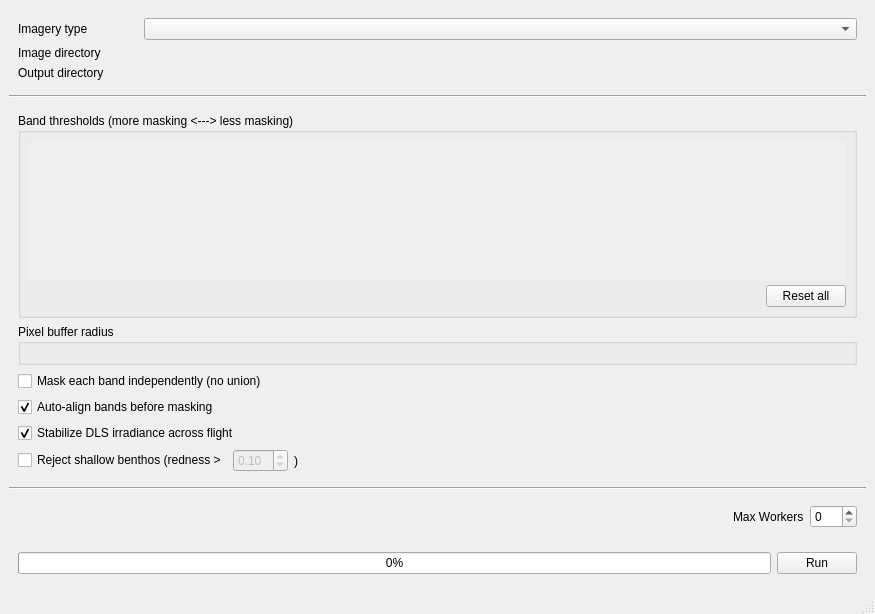
<?xml version="1.0" encoding="UTF-8"?>
<ui version="4.0">
 <class>MainWindow</class>
 <widget class="QMainWindow" name="MainWindow">
  <property name="geometry">
   <rect>
    <x>0</x>
    <y>0</y>
    <width>875</width>
    <height>550</height>
   </rect>
  </property>
  <property name="windowTitle">
   <string>GlintMaskGenerator</string>
  </property>
  <widget class="QWidget" name="centralwidget">
   <layout class="QVBoxLayout" name="verticalLayout_4">
    <item>
     <widget class="QFrame" name="frame_13">
      <layout class="QGridLayout" name="gridLayout">
       <item row="1" column="1">
        <widget class="QComboBox" name="sensor_combo">
         <property name="sizePolicy">
          <sizepolicy hsizetype="MinimumExpanding" vsizetype="Fixed">
           <horstretch>0</horstretch>
           <verstretch>0</verstretch>
          </sizepolicy>
         </property>
        </widget>
       </item>
       <item row="2" column="0">
        <widget class="QLabel" name="label_3">
         <property name="sizePolicy">
          <sizepolicy hsizetype="Minimum" vsizetype="Preferred">
           <horstretch>0</horstretch>
           <verstretch>0</verstretch>
          </sizepolicy>
         </property>
         <property name="minimumSize">
          <size>
           <width>120</width>
           <height>0</height>
          </size>
         </property>
         <property name="text">
          <string>Image directory</string>
         </property>
        </widget>
       </item>
       <item row="3" column="1">
        <widget class="DirectoryPath" name="mask_dir_w" native="true">
         <property name="sizePolicy">
          <sizepolicy hsizetype="MinimumExpanding" vsizetype="Preferred">
           <horstretch>0</horstretch>
           <verstretch>0</verstretch>
          </sizepolicy>
         </property>
        </widget>
       </item>
       <item row="1" column="0">
        <widget class="QLabel" name="label_2">
         <property name="sizePolicy">
          <sizepolicy hsizetype="Minimum" vsizetype="Preferred">
           <horstretch>0</horstretch>
           <verstretch>0</verstretch>
          </sizepolicy>
         </property>
         <property name="minimumSize">
          <size>
           <width>120</width>
           <height>0</height>
          </size>
         </property>
         <property name="text">
          <string>Imagery type</string>
         </property>
        </widget>
       </item>
       <item row="2" column="1">
        <widget class="DirectoryPath" name="img_dir_w" native="true">
         <property name="sizePolicy">
          <sizepolicy hsizetype="MinimumExpanding" vsizetype="Preferred">
           <horstretch>0</horstretch>
           <verstretch>0</verstretch>
          </sizepolicy>
         </property>
        </widget>
       </item>
       <item row="3" column="0">
        <widget class="QLabel" name="label_4">
         <property name="sizePolicy">
          <sizepolicy hsizetype="Minimum" vsizetype="Preferred">
           <horstretch>0</horstretch>
           <verstretch>0</verstretch>
          </sizepolicy>
         </property>
         <property name="minimumSize">
          <size>
           <width>120</width>
           <height>0</height>
          </size>
         </property>
         <property name="text">
          <string>Output directory</string>
         </property>
        </widget>
       </item>
      </layout>
     </widget>
    </item>
    <item>
     <spacer name="verticalSpacer">
      <property name="orientation">
       <enum>Qt::Vertical</enum>
      </property>
      <property name="sizeHint" stdset="0">
       <size>
        <width>20</width>
        <height>12</height>
       </size>
      </property>
     </spacer>
    </item>
    <item>
     <widget class="Line" name="line">
      <property name="orientation">
       <enum>Qt::Horizontal</enum>
      </property>
     </widget>
    </item>
    <item>
     <widget class="QStackedWidget" name="parameters_stack">
      <property name="enabled">
       <bool>true</bool>
      </property>
      <property name="layoutDirection">
       <enum>Qt::LeftToRight</enum>
      </property>
      <property name="currentIndex">
       <number>0</number>
      </property>
      <widget class="QWidget" name="threshold_params_widget">
       <layout class="QVBoxLayout" name="verticalLayout_5">
        <item>
         <widget class="QGroupBox" name="box_band_threshes">
          <property name="title">
           <string>Band thresholds (more masking &lt;---&gt; less masking)</string>
          </property>
          <property name="maximumSize">
           <size>
            <width>16777215</width>
            <height>340</height>
           </size>
          </property>
          <layout class="QVBoxLayout" name="thresholdGroupLayout">
           <property name="spacing">
            <number>4</number>
           </property>
           <property name="leftMargin">
            <number>8</number>
           </property>
           <property name="topMargin">
            <number>8</number>
           </property>
           <property name="rightMargin">
            <number>8</number>
           </property>
           <property name="bottomMargin">
            <number>8</number>
           </property>
           <item>
            <widget class="QScrollArea" name="thresholdScrollArea">
             <property name="minimumSize">
              <size>
               <width>0</width>
               <height>140</height>
              </size>
             </property>
             <property name="frameShape">
              <enum>QFrame::NoFrame</enum>
             </property>
             <property name="widgetResizable">
              <bool>true</bool>
             </property>
             <property name="horizontalScrollBarPolicy">
              <enum>Qt::ScrollBarAlwaysOff</enum>
             </property>
             <property name="verticalScrollBarPolicy">
              <enum>Qt::ScrollBarAsNeeded</enum>
             </property>
             <widget class="QWidget" name="thresholdScrollContent">
              <property name="geometry">
               <rect>
                <x>0</x>
                <y>0</y>
                <width>400</width>
                <height>200</height>
               </rect>
              </property>
              <layout class="QGridLayout" name="gridLayout_2">
               <property name="leftMargin">
                <number>0</number>
               </property>
               <property name="topMargin">
                <number>0</number>
               </property>
               <property name="rightMargin">
                <number>0</number>
               </property>
               <property name="bottomMargin">
                <number>0</number>
               </property>
               <property name="spacing">
                <number>4</number>
               </property>
              </layout>
             </widget>
            </widget>
           </item>
           <item>
            <widget class="QWidget" name="widget_4" native="true">
             <layout class="QHBoxLayout" name="horizontalLayout_5">
              <property name="leftMargin">
               <number>0</number>
              </property>
              <property name="topMargin">
               <number>0</number>
              </property>
              <property name="rightMargin">
               <number>0</number>
              </property>
              <property name="bottomMargin">
               <number>0</number>
              </property>
              <item>
               <spacer name="horizontalSpacer_2">
                <property name="orientation">
                 <enum>Qt::Horizontal</enum>
                </property>
                <property name="sizeHint" stdset="0">
                 <size>
                  <width>40</width>
                  <height>20</height>
                 </size>
                </property>
               </spacer>
              </item>
              <item>
               <widget class="QPushButton" name="reset_thresholds_btn">
                <property name="text">
                 <string>Reset all</string>
                </property>
               </widget>
              </item>
             </layout>
            </widget>
           </item>
          </layout>
         </widget>
        </item>
        <item>
         <widget class="QGroupBox" name="groupBox_12">
          <property name="title">
           <string>Pixel buffer radius</string>
          </property>
          <layout class="QHBoxLayout" name="horizontalLayout_19">
           <item>
            <widget class="BufferCtrl" name="pixel_buffer_w" native="true"/>
           </item>
          </layout>
         </widget>
        </item>
        <item>
         <widget class="QCheckBox" name="per_band_checkbox">
          <property name="text">
           <string>Mask each band independently (no union)</string>
          </property>
          <property name="toolTip">
           <string>When checked, each band's mask contains only that band's threshold detection instead of the union of all bands. Only applies to multi-band sensors.</string>
          </property>
         </widget>
        </item>
        <item>
         <widget class="QCheckBox" name="align_bands_checkbox">
          <property name="text">
           <string>Auto-align bands before masking</string>
          </property>
          <property name="toolTip">
           <string>When checked, automatically aligns bands using phase correlation before applying thresholds. Calibrates from the first few images. Only applies to multi-band sensors.</string>
          </property>
          <property name="checked">
           <bool>true</bool>
          </property>
         </widget>
        </item>
        <item>
         <widget class="QCheckBox" name="stabilize_irradiance_checkbox">
          <property name="text">
           <string>Stabilize DLS irradiance across flight</string>
          </property>
          <property name="toolTip">
           <string>When checked, captures whose downwelling light sensor was tilted away from the sun (common on alternating flight lines with a low sun) get their irradiance interpolated from captures in the same flight that had usable sun-sensor geometry, instead of using their own unreliable reading. Prevents whole flight lines coming out fully masked or not masked at all. MicaSense sensors only.</string>
          </property>
          <property name="checked">
           <bool>true</bool>
          </property>
         </widget>
        </item>
        <item>
         <widget class="QWidget" name="redness_widget" native="true">
          <layout class="QHBoxLayout" name="redness_layout">
           <property name="leftMargin"><number>0</number></property>
           <property name="rightMargin"><number>0</number></property>
           <property name="topMargin"><number>0</number></property>
           <property name="bottomMargin"><number>0</number></property>
           <item>
            <widget class="QCheckBox" name="redness_checkbox">
             <property name="text">
              <string>Reject shallow benthos (redness &gt;</string>
             </property>
             <property name="toolTip">
              <string>When checked, bright pixels whose redness = (Red-Blue)/(Red+Blue) (exposure/ISO-normalized) is ABOVE this threshold are excluded from the mask (treated as colored benthos: orange/pink/yellow coral, coralline algae, etc.). Spectrally-flat glint and whitewash are kept. Requires a sensor with Red and Blue bands.</string>
             </property>
            </widget>
           </item>
           <item>
            <widget class="QDoubleSpinBox" name="redness_spinbox">
             <property name="minimum"><double>-1.000000</double></property>
             <property name="maximum"><double>1.000000</double></property>
             <property name="singleStep"><double>0.05</double></property>
             <property name="decimals"><number>2</number></property>
             <property name="value"><double>0.10</double></property>
             <property name="toolTip">
              <string>Redness upper bound (uses ExposureTime x ISO-normalized Red and Blue). Foam/glint reads near 0; colored benthos reads positive. Raise the threshold to be less aggressive (let more coral through as glint); lower it to reject more colored features.</string>
             </property>
             <property name="enabled"><bool>false</bool></property>
            </widget>
           </item>
           <item>
            <widget class="QLabel" name="redness_close_paren">
             <property name="text"><string>)</string></property>
            </widget>
           </item>
           <item>
            <spacer name="redness_spacer">
             <property name="orientation"><enum>Qt::Horizontal</enum></property>
             <property name="sizeHint" stdset="0"><size><width>40</width><height>20</height></size></property>
            </spacer>
           </item>
          </layout>
         </widget>
        </item>
       </layout>
      </widget>
      <widget class="QWidget" name="ratio_params_widget">
       <layout class="QVBoxLayout" name="verticalLayout_2">
        <item>
         <widget class="QGroupBox" name="groupBox">
          <property name="title">
           <string>GroupBox</string>
          </property>
         </widget>
        </item>
        <item>
         <widget class="QGroupBox" name="groupBox_2">
          <property name="title">
           <string>GroupBox</string>
          </property>
         </widget>
        </item>
       </layout>
      </widget>
     </widget>
    </item>
    <item>
     <widget class="Line" name="line_2">
      <property name="orientation">
       <enum>Qt::Horizontal</enum>
      </property>
     </widget>
    </item>
    <item>
     <spacer name="verticalSpacer_2">
      <property name="orientation">
       <enum>Qt::Vertical</enum>
      </property>
      <property name="sizeHint" stdset="0">
       <size>
        <width>20</width>
        <height>20</height>
       </size>
      </property>
     </spacer>
    </item>
    <item>
     <widget class="QWidget" name="widget_3" native="true">
      <layout class="QHBoxLayout" name="horizontalLayout_3">
       <item>
        <spacer name="horizontalSpacer">
         <property name="orientation">
          <enum>Qt::Horizontal</enum>
         </property>
         <property name="sizeHint" stdset="0">
          <size>
           <width>805</width>
           <height>20</height>
          </size>
         </property>
        </spacer>
       </item>
       <item>
        <widget class="QLabel" name="label_6">
         <property name="text">
          <string>Max Workers</string>
         </property>
         <property name="buddy">
          <cstring>max_workers_spinbox</cstring>
         </property>
        </widget>
       </item>
       <item>
        <widget class="QSpinBox" name="max_workers_spinbox">
         <property name="minimum">
          <number>0</number>
         </property>
         <property name="maximum">
          <number>100</number>
         </property>
         <property name="singleStep">
          <number>1</number>
         </property>
        </widget>
       </item>
      </layout>
     </widget>
    </item>
    <item>
     <widget class="QWidget" name="widget_14" native="true">
      <layout class="QHBoxLayout" name="horizontalLayout_10">
       <item>
        <widget class="DualColorProgressBar" name="progress_bar">
         <property name="maximum">
          <number>100</number>
         </property>
         <property name="value">
          <number>0</number>
         </property>
        </widget>
       </item>
       <item>
        <widget class="QPushButton" name="run_btn">
         <property name="text">
          <string>Run</string>
         </property>
        </widget>
       </item>
      </layout>
     </widget>
    </item>
   </layout>
  </widget>
  <widget class="QStatusBar" name="statusbar"/>
 </widget>
 <customwidgets>
  <customwidget>
   <class>ThresholdCtrl</class>
   <extends>QWidget</extends>
   <header>gui/widgets/threshold_ctrl.h</header>
   <container>1</container>
  </customwidget>
  <customwidget>
   <class>DirectoryPath</class>
   <extends>QWidget</extends>
   <header>gui/widgets/directory_path.h</header>
   <container>1</container>
  </customwidget>
  <customwidget>
   <class>BufferCtrl</class>
   <extends>QWidget</extends>
   <header>gui/widgets/buffer_ctrl.h</header>
   <container>1</container>
  </customwidget>
  <customwidget>
   <class>DualColorProgressBar</class>
   <extends>QProgressBar</extends>
   <header>gui/widgets/dual_color_progress_bar.h</header>
  </customwidget>
 </customwidgets>
 <tabstops>
  <tabstop>run_btn</tabstop>
 </tabstops>
 <resources/>
 <connections/>
 <slots>
  <slot>img_dir_btn_clicked()</slot>
  <slot>mask_dir_btn_clicked()</slot>
  <slot>run_btn_clicked()</slot>
  <slot>preview_btn_clicked()</slot>
  <slot>update_method_params()</slot>
  <slot>reset_thresholds()</slot>
  <slot>enable_available_thresholds()</slot>
 </slots>
</ui>
